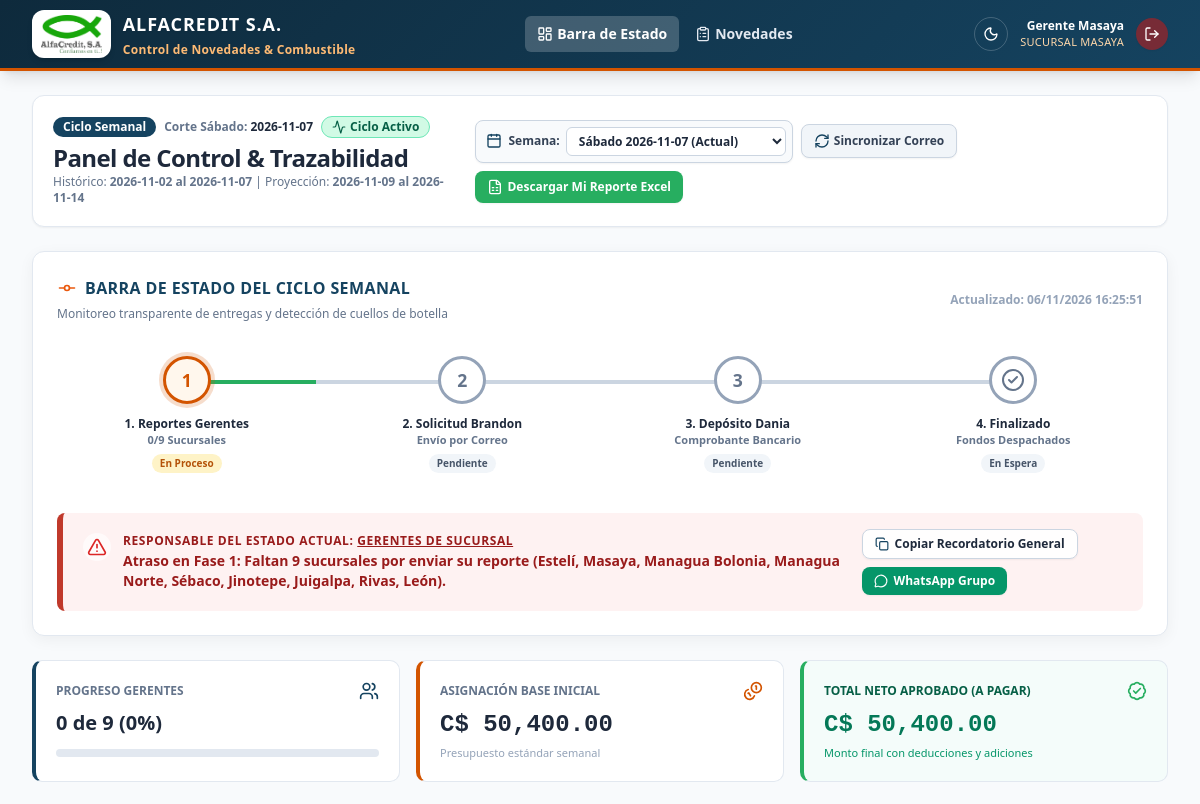
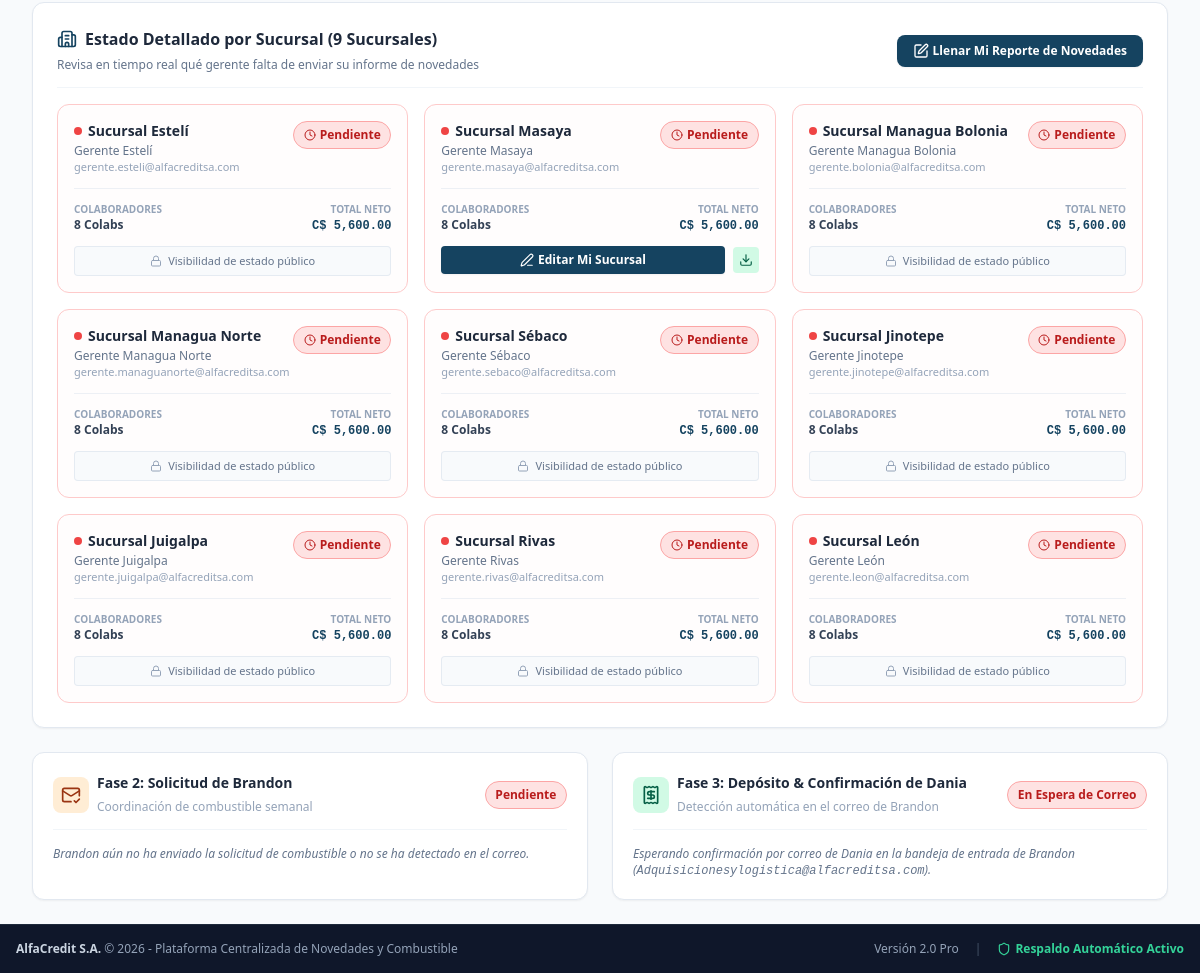
The page /dashboard (signed in) on the database as committed earlier (2 pictures, top to bottom).
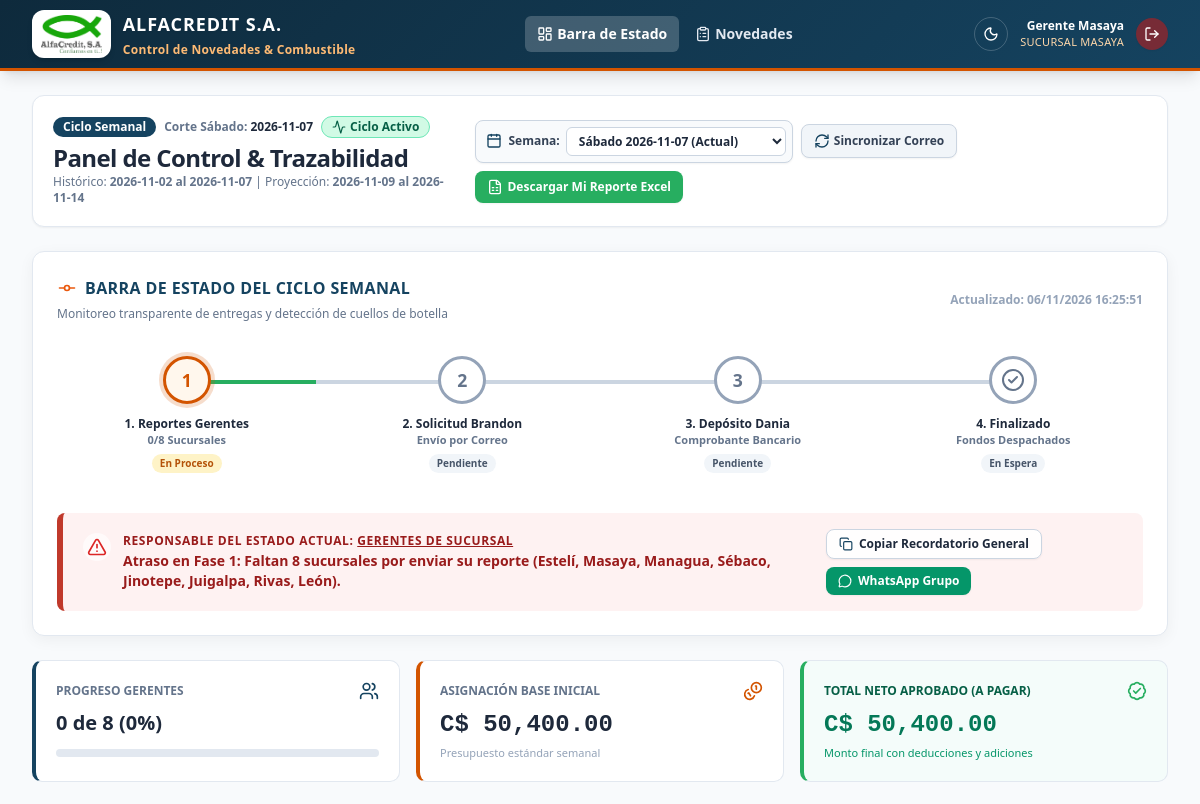
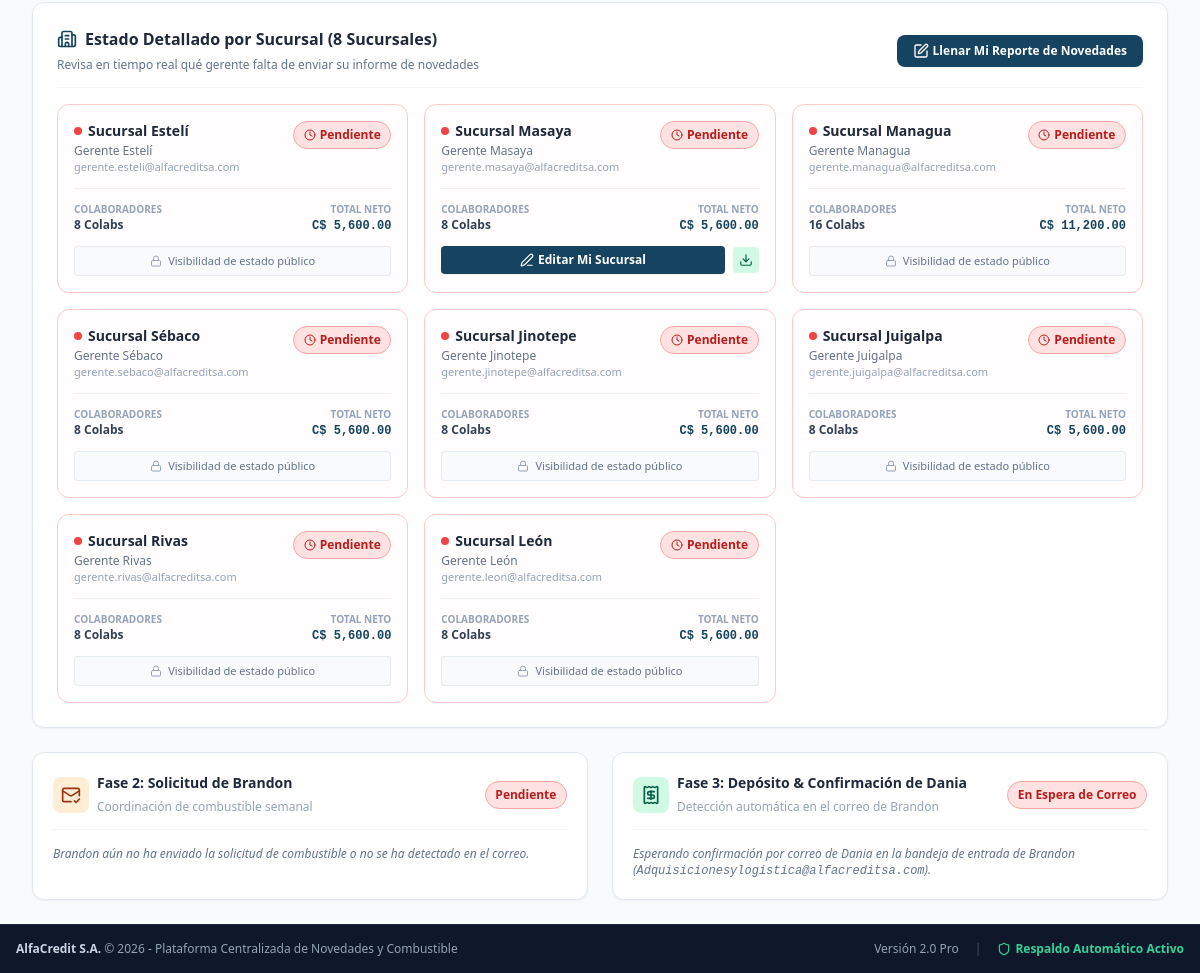
The same page on the database as committed later (2 pictures, top to bottom).
### tables this page shows
CREATE TABLE reportes_sucursales (
        id INTEGER PRIMARY KEY AUTOINCREMENT,
        ciclo_id INTEGER REFERENCES ciclos_semanales(id),
        sucursal_id INTEGER REFERENCES sucursales(id),
        usuario_id INTEGER REFERENCES usuarios(id),
        estado TEXT DEFAULT 'BORRADOR', -- 'PENDIENTE', 'BORRADOR', 'ENVIADO', 'APROBADO'
        enviado_en TEXT,
        total_empleados INTEGER DEFAULT 0,
        suma_base REAL DEFAULT 0.0,
        suma_ajustes REAL DEFAULT 0.0,
        suma_neto REAL DEFAULT 0.0,
        notas TEXT,
        actualizado_en TEXT DEFAULT CURRENT_TIMESTAMP,
        UNIQUE(ciclo_id, sucursal_id)
    );

CREATE TABLE sucursales (
        id INTEGER PRIMARY KEY AUTOINCREMENT,
        nombre TEXT UNIQUE NOT NULL,
        email_gerente TEXT UNIQUE NOT NULL,
        telefono TEXT,
        activa INTEGER DEFAULT 1
    );

CREATE TABLE usuarios (
        id INTEGER PRIMARY KEY AUTOINCREMENT,
        email TEXT UNIQUE NOT NULL,
        password_hash TEXT NOT NULL,
        nombre TEXT NOT NULL,
        rol TEXT NOT NULL, -- 'admin', 'gerente', 'brandon', 'dania'
        sucursal_id INTEGER REFERENCES sucursales(id),
        activo INTEGER DEFAULT 1,
        ultimo_acceso TEXT,
        creado_en TEXT DEFAULT CURRENT_TIMESTAMP
    );

### app/main.py (the view)
@app.get("/dashboard", response_class=HTMLResponse)
async def dashboard_page(
    request: Request,
    ciclo_id: Optional[int] = None,
    user: dict = Depends(require_auth)
):
    conn = get_db_connection()
    c = conn.cursor()
    c.execute('''
    SELECT id, fecha_sabado, fecha_inicio_pas, fecha_fin_pas, estado_general, cerrado_en
    FROM ciclos_semanales
    ORDER BY id DESC
    ''')
    ciclos_historial = [dict(r) for r in c.fetchall()]
    conn.close()
    estado = obtener_estado_completo_pipeline(ciclo_id=ciclo_id)
    return templates.TemplateResponse(request=request, name="dashboard.html", context={
        "user": user,
        "estado": estado,
        "ciclos_historial": ciclos_historial,
        "selected_ciclo_id": estado["ciclo"]["id"],
        "leyenda": LEYENDA_MAESTRA
    })

### app/auth.py (called while the page is built)
def verify_session_token(token: str) -> Optional[int]:
    if not token or "_" not in token:
        return None
    try:
        user_id_str, sig = token.split("_", 1)
        user_id = int(user_id_str)
        conn = get_db_connection()
        c = conn.cursor()
        c.execute("SELECT id, email, activo FROM usuarios WHERE id = ?", (user_id,))
        user = c.fetchone()
        conn.close()
        if not user or not user["activo"]:
            return None
        email_clean = user['email'].strip().lower()
        raw = f"{user_id}:{email_clean}:alfacredit_token_secret_2026"
        expected_sig = hashlib.sha256(raw.encode('utf-8')).hexdigest()
        if sig == expected_sig:
            return user_id
        return None
    except Exception:
        return None

def require_auth(request: Request) -> Dict[str, Any]:
    user = get_current_user(request)
    if not user:
        raise HTTPException(
            status_code=status.HTTP_401_UNAUTHORIZED,
            detail="Sesión expirada o no iniciada",
            headers={"Location": "/login"}
        )
    return user

### app/database.py (called while the page is built)
def is_using_turso() -> bool:
    return bool(os.environ.get("TURSO_DATABASE_URL", "").strip())

### app/templates/dashboard.html (shortened to what the changed rows need)
{% extends "base.html" %}
{% block content %}
<div class="space-y-6">
    <div class="flex flex-col md:flex-row md:items-center md:justify-between gap-4 bg-white p-5 rounded-xl border border-slate-200 shadow-sm">
        <div>
            <h1 class="text-2xl font-black text-slate-800 tracking-tight mt-1">Panel de Control & Trazabilidad</h1>
        </div>
    </div>
    <div class="stepper-container p-6">
        <div class="flex items-center justify-between mb-4">
            <div>
                <h2 class="text-base font-black text-[#154360] uppercase tracking-wide flex items-center gap-2">
                    <i data-lucide="git-commit" class="w-5 h-5 text-orange-600"></i>
                    Barra de Estado del Ciclo Semanal
                </h2>
            </div>
        </div>
        <div class="flex flex-col md:flex-row items-stretch md:items-center justify-between gap-4 py-4">
            <div id="step-1" class="step-item {% if estado.fase_actual == 1 %}active{% elif estado.fase_actual > 1 %}completed{% endif %}">
                <div class="text-center mt-3">
                    <span class="block text-xs font-bold text-slate-800">1. Reportes Gerentes</span>
                    <span class="block text-[11px] font-semibold text-slate-500">
                        {{ estado.conteo_enviadas }}/{{ estado.total_sucursales }} Sucursales
                    </span>
                    <span class="inline-block mt-1 text-[10px] px-2 py-0.5 rounded-full font-bold {% if estado.conteo_enviadas == estado.total_sucursales %}bg-green-100 text-green-700{% else %}bg-amber-100 text-amber-700{% endif %}">
                        {% if estado.conteo_enviadas == estado.total_sucursales %}Completado ({{ estado.total_sucursales }}/{{ estado.total_sucursales }}){% else %}En Proceso{% endif %}
                    </span>
                </div>
            </div>
        </div>
        <div id="delay-banner" class="delay-banner {{ estado.nivel_alerta }} mt-6 flex flex-col md:flex-row md:items-center justify-between gap-3">
            <div class="flex items-start space-x-3">
                <div>
                    <div class="flex items-center space-x-2">
                        <span class="text-xs font-black uppercase tracking-wider">Responsable del Estado Actual: <span id="delay-responsible" class="underline font-bold">{{ estado.atraso_responsable }}</span></span>
                    </div>
                    <p id="delay-message" class="text-sm font-semibold mt-0.5">{{ estado.atraso_mensaje }}</p>
                </div>
            </div>
        </div>
    </div>
    <div class="grid grid-cols-1 md:grid-cols-3 gap-4">
        <div class="kpi-card border-l-4 border-l-[#154360]">
            <div class="mt-2 flex items-baseline justify-between">
                <span id="gerentes-progress-text" class="text-xl font-black text-slate-800">{{ estado.conteo_enviadas }} de {{ estado.total_sucursales }} ({{ estado.porcentaje_gerentes }}%)</span>
            </div>
        </div>
    </div>
    <div class="bg-white rounded-xl border border-slate-200 shadow-sm p-6">
        <div class="flex flex-col sm:flex-row sm:items-center sm:justify-between gap-2 mb-4 pb-3 border-b border-slate-100">
            <div>
                <h3 class="text-base font-black text-slate-800 flex items-center gap-2">
                    <i data-lucide="building-2" class="w-5 h-5 text-[#154360]"></i>
                    Estado Detallado por Sucursal ({{ estado.total_sucursales }} Sucursales)
                </h3>
                <span class="text-xs text-slate-500">Revisa en tiempo real qué gerente falta de enviar su informe de novedades</span>
            </div>
        </div>
        <div class="grid grid-cols-1 md:grid-cols-2 lg:grid-cols-3 gap-4">
            {% for suc in estado.sucursales %}
            <div class="p-4 rounded-xl border transition-all hover:shadow-md {% if suc.reporte_estado in ['ENVIADO', 'APROBADO'] %}border-emerald-200 bg-emerald-50/20{% elif suc.reporte_estado == 'BORRADOR' %}border-amber-200 bg-amber-50/20{% else %}border-red-200 bg-red-50/20{% endif %}">
                <div class="flex items-start justify-between">
                    <div>
                        <h4 class="font-bold text-slate-800 text-sm flex items-center gap-1.5">
                            <span class="w-2 h-2 rounded-full {% if suc.reporte_estado in ['ENVIADO', 'APROBADO'] %}bg-emerald-500{% elif suc.reporte_estado == 'BORRADOR' %}bg-amber-500{% else %}bg-red-500 animate-pulse{% endif %}"></span>
                            Sucursal {{ suc.sucursal_nombre }}
                        </h4>
                        <span class="block text-xs text-slate-500 mt-0.5">{{ suc.gerente_nombre or 'Gerente Asignado' }}</span>
                        <span class="block text-[11px] text-slate-400">{{ suc.email_gerente }}</span>
                    </div>
                    <span class="badge-alfa {% if suc.reporte_estado in ['ENVIADO', 'APROBADO'] %}enviado{% elif suc.reporte_estado == 'BORRADOR' %}borrador{% else %}pendiente{% endif %}">
                        {% if suc.reporte_estado in ['ENVIADO', 'APROBADO'] %}
                        <i data-lucide="check" class="w-3 h-3 mr-1"></i> Enviado
                        {% elif suc.reporte_estado == 'BORRADOR' %}
                        <i data-lucide="edit-3" class="w-3 h-3 mr-1"></i> Borrador
                        {% else %}
                        <i data-lucide="clock" class="w-3 h-3 mr-1"></i> Pendiente
                        {% endif %}
                    </span>
                </div>
                <div class="mt-3 pt-3 border-t border-slate-200/60 flex items-center justify-between text-xs">
                    <div>
                        <span class="text-slate-400 block text-[10px] uppercase font-bold">Colaboradores</span>
                        <span class="font-bold text-slate-700">{{ suc.total_empleados or 0 }} Colabs</span>
                    </div>
                    <div>
                        <span class="text-slate-400 block text-[10px] uppercase font-bold text-right">Total Neto</span>
                        <span class="font-bold text-[#154360] money-display">C$ {{ "{:,.2f}".format(suc.suma_neto or 0.0) }}</span>
                    </div>
                </div>
                <div class="mt-3 flex items-center gap-2">
                    {% if user.rol == 'gerente' %}
                        {% if user.sucursal_id == suc.sucursal_id %}
                            {% if estado.es_ciclo_actual %}
                            <a href="/novedades" class="flex-1 text-center py-1.5 px-2 rounded bg-[#154360] hover:bg-[#0f2d42] text-white text-xs font-bold transition shadow-sm flex items-center justify-center gap-1">
                                <i data-lucide="edit-3" class="w-3.5 h-3.5"></i>
                                <span>Editar Mi Sucursal</span>
                            </a>
                            {% else %}
                            <span class="flex-1 text-center py-1.5 px-2 rounded bg-slate-100 text-slate-500 text-xs font-semibold select-none flex items-center justify-center gap-1">
                                <i data-lucide="archive" class="w-3.5 h-3.5"></i>
                                <span>Semana Cerrada</span>
                            </span>
                            {% endif %}
                            <a href="/api/export/excel/sucursal/{{ suc.sucursal_id }}?ciclo_id={{ estado.ciclo.id }}" title="Descargar Mi Reporte Excel" class="p-1.5 rounded bg-emerald-100 hover:bg-emerald-200 text-emerald-800 transition">
                                <i data-lucide="download" class="w-3.5 h-3.5"></i>
                            </a>
                        {% else %}
                            <div class="w-full text-center py-1.5 px-2 rounded bg-slate-50 border border-slate-200/80 text-slate-500 text-[11px] font-medium flex items-center justify-center gap-1.5 select-none">
                                <i data-lucide="lock" class="w-3 h-3 text-slate-400"></i>
                                <span>Visibilidad de estado público</span>
                            </div>
                        {% endif %}
                    {% elif user.rol == 'jefe_credito' %}
                        <div class="w-full text-center py-1.5 px-2 rounded bg-blue-50/80 border border-blue-200 text-[#154360] text-[11px] font-bold flex items-center justify-center gap-1.5 select-none">
                            <i data-lucide="shield" class="w-3.5 h-3.5 text-[#154360]"></i>
                            <span>Supervisión Jefatura de Crédito</span>
                        </div>
                    {% endif %}
                </div>
            </div>
            {% endfor %}
        </div>
    </div>
</div>
{% endblock %}

Rows that differ between the two databases and show on the page:
removed reportes_sucursales: sucursal_nombre "Managua Norte", nombre "Gerente Managua Norte", email_gerente "gerente.managuanorte@alfacreditsa.com", estado "PENDIENTE" (drawn), total_empleados "8", suma_neto "5,600.00", shows "Visibilidad de estado público"
changed reportes_sucursales: sucursal_nombre "Managua Bolonia" → "Managua"; nombre "Gerente Managua Bolonia" → "Gerente Managua"; email_gerente "gerente.bolonia@alfacreditsa.com" → "gerente.managua@alfacreditsa.com"; total_empleados "8" → "16"; suma_neto "5,600.00" → "11,200.00"
Other text that changed with them:
{{ estado.total_sucursales }}: "9" → "8"
{{ estado.atraso_mensaje }}: "Atraso en Fase 1: Faltan 9 sucursales por enviar su reporte (Estelí, Masaya, Managua Bolonia, Managua Norte, Sébaco, Jinotepe, Juigalpa, Rivas, León)." → "Atraso en Fase 1: Faltan 8 sucursales por enviar su reporte (Estelí, Masaya, Managua, Sébaco, Jinotepe, Juigalpa, Rivas, León)."
